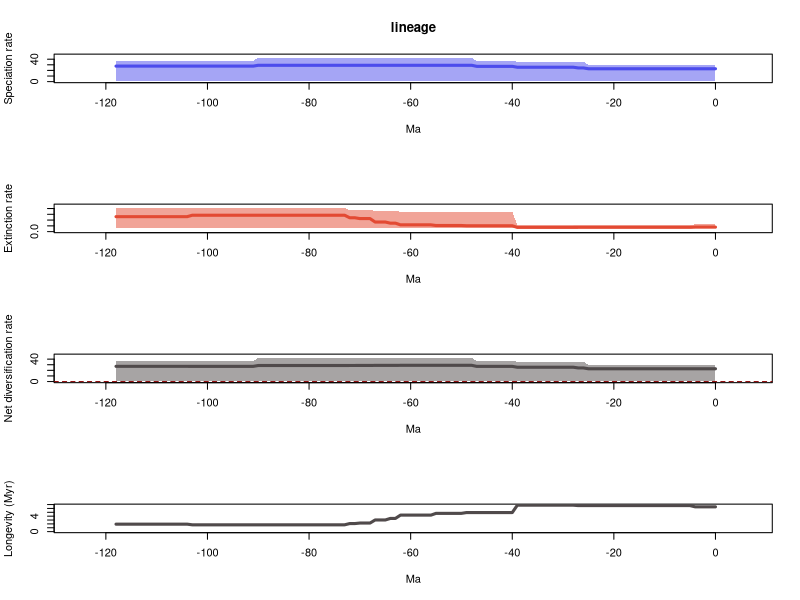

This figure's R source:
# 1 files combined:
# 	C:\Users\bmarwick\Downloads\PyRate_Cultural_Evolution-master\pyrater\vignettes\pyrate_mcmc_logs/lineage_pyrate_data_0_ID_marginal_rates.log

# 95% HPDs calculated using code from Biopy (https://www.cs.auckland.ac.nz/~yhel002/biopy/)

file_path=paste0(getwd(), '/', quote(lineage_pyrate_data_0_ID_marginal_rates))


pdf(file=paste0(file_path, '_RTT.pdf'),width=0.6*9,height=16.8)
par(mfrow=c(4,1))
library(scales)
L_hpd_m95=c(0.226709056041, 0.226709056041,0.226709056041,0.226709056041,0.226709056041,0.226709056041,0.226709056041,0.226709056041,0.226709056041,0.226709056041,0.226709056041,0.226709056041,0.226709056041,0.226709056041,0.226709056041,0.226709056041,0.226709056041,0.226709056041,0.226709056041,0.226709056041,0.226709056041,0.226709056041,0.226709056041,0.226709056041,0.226709056041,0.226709056041,0.226709056041,0.226709056041,0.226709056041,0.226709056041,0.226709056041,0.226709056041,0.226709056041,0.226709056041,0.226709056041,0.226709056041,0.226709056041,0.226709056041,0.226709056041,0.226709056041,0.226709056041,0.226709056041,0.226709056041,0.226709056041,0.226709056041,0.226709056041,0.226709056041,0.226709056041,0.226709056041,0.226709056041,0.226709056041,0.226709056041,0.226709056041,0.226709056041,0.226709056041,0.226709056041,0.226709056041,0.226709056041,0.226709056041,0.226709056041,0.226709056041,0.226709056041,0.226709056041,0.226709056041,0.226709056041,0.226709056041,0.226709056041,0.226709056041,0.226709056041,0.226709056041,0.226709056041,0.226709056041,0.226709056041,0.226709056041,0.226709056041,0.226709056041,0.226709056041,0.226709056041,0.226709056041,0.226709056041,0.226709056041,0.226709056041,0.226709056041,0.226709056041,0.226709056041,0.226709056041,0.226709056041,0.226709056041,0.226709056041,0.226709056041,0.226709056041,0.226709056041,0.226709056041,0.226709056041,0.226709056041,0.226709056041,0.226709056041,0.226709056041,0.226709056041,0.226709056041,0.226709056041,0.226709056041,0.226709056041,0.226709056041,0.226709056041,0.226709056041,0.226709056041,0.226709056041,0.226709056041,0.226709056041,0.226709056041,0.226709056041,0.226709056041,0.226709056041,0.226709056041,0.226709056041,0.226709056041,0.226709056041,0.226709056041)
L_hpd_M95=c(29.7174158458, 29.7174158458,29.7174158458,29.7174158458,29.7174158458,29.7174158458,29.7174158458,29.7174158458,29.7174158458,29.7174158458,29.7174158458,29.7174158458,29.7174158458,29.7174158458,29.7174158458,29.7174158458,29.7174158458,29.7174158458,29.7174158458,29.7174158458,29.7174158458,29.7174158458,29.7174158458,29.7174158458,29.7174158458,29.7174158458,35.5240053481,35.5240053481,35.5240053481,35.5240053481,35.5240053481,35.5240053481,35.5240053481,35.5240053481,35.5240053481,35.5240053481,35.5240053481,35.5240053481,35.5240053481,35.5240053481,36.6773311138,36.6773311138,36.6773311138,36.6773311138,36.6773311138,36.6773311138,36.6773311138,36.6773311138,42.8993218218,42.8993218218,42.8993218218,42.8993218218,42.8993218218,42.8993218218,42.8993218218,42.8993218218,42.8993218218,42.8993218218,42.8993218218,42.8993218218,42.8993218218,42.8993218218,42.8993218218,42.8993218218,42.8993218218,42.8993218218,42.8993218218,42.8993218218,42.8993218218,42.8993218218,42.8993218218,42.8993218218,42.8993218218,42.8993218218,42.8993218218,42.8993218218,42.8993218218,42.8993218218,42.8993218218,42.8993218218,42.8993218218,42.8993218218,42.8993218218,42.8993218218,42.8993218218,42.8993218218,42.8993218218,42.8993218218,42.8993218218,42.8993218218,42.8993218218,36.6773311138,36.6773311138,36.6773311138,36.6773311138,36.6773311138,36.6773311138,36.6773311138,36.6773311138,36.6773311138,36.6773311138,36.6773311138,36.6773311138,36.6773311138,36.6773311138,36.6773311138,36.6773311138,36.6773311138,36.6773311138,36.6773311138,36.6773311138,36.6773311138,36.6773311138,36.6773311138,36.6773311138,36.6773311138,36.6773311138,36.6773311138,36.6773311138)
M_hpd_m95=c(0.109604259604, 0.109604259604,0.109604259604,0.109604259604,0.109604259604,0.109604259604,0.109604259604,0.109604259604,0.109604259604,0.109604259604,0.109604259604,0.109604259604,0.109604259604,0.109604259604,0.109604259604,0.109604259604,0.109604259604,0.109604259604,0.109604259604,0.109604259604,0.109604259604,0.109604259604,0.109604259604,0.109604259604,0.109604259604,0.109604259604,0.109604259604,0.109604259604,0.109604259604,0.109604259604,0.109604259604,0.109604259604,0.109604259604,0.109604259604,0.109604259604,0.109604259604,0.109604259604,0.109604259604,0.109604259604,0.109604259604,0.109604259604,0.109604259604,0.109604259604,0.109604259604,0.109604259604,0.109604259604,0.109604259604,0.109604259604,0.109604259604,0.109604259604,0.109731389621,0.109731389621,0.109731389621,0.109731389621,0.109731389621,0.109731389621,0.109731389621,0.109731389621,0.109731389621,0.109731389621,0.109731389621,0.109731389621,0.109731389621,0.109731389621,0.109731389621,0.109731389621,0.109731389621,0.109731389621,0.122530156582,0.122530156582,0.122530156582,0.122530156582,0.122530156582,0.122530156582,0.122530156582,0.122530156582,0.122530156582,0.122530156582,0.122530156582,0.122530156582,0.122530156582,0.122530156582,0.122530156582,0.122530156582,0.122530156582,0.122530156582,0.122530156582,0.122530156582,0.122530156582,0.122530156582,0.122530156582,0.122530156582,0.122530156582,0.122530156582,0.122530156582,0.122530156582,0.122530156582,0.122530156582,0.122530156582,0.122530156582,0.122530156582,0.122530156582,0.122530156582,0.122530156582,0.122530156582,0.122530156582,0.122530156582,0.122530156582,0.122530156582,0.122530156582,0.122530156582,0.122530156582,0.122530156582,0.122530156582,0.122530156582,0.122530156582,0.122530156582,0.122530156582,0.122530156582)
M_hpd_M95=c(0.253021844809, 0.253021844809,0.253021844809,0.253021844809,0.253021844809,0.219988899918,0.219988899918,0.219988899918,0.219988899918,0.219988899918,0.219988899918,0.219988899918,0.219988899918,0.219988899918,0.219988899918,0.219988899918,0.219988899918,0.219988899918,0.219988899918,0.219988899918,0.219988899918,0.219988899918,0.219988899918,0.219988899918,0.219988899918,0.219988899918,0.219988899918,0.219988899918,0.219988899918,0.219988899918,0.219988899918,0.219988899918,0.219988899918,0.219988899918,0.219988899918,0.219988899918,0.219988899918,0.219988899918,0.219988899918,0.219988899918,0.689087288665,0.689087288665,0.689087288665,0.689087288665,0.689087288665,0.689087288665,0.689087288665,0.689087288665,0.689087288665,0.689087288665,0.689087288665,0.689087288665,0.689087288665,0.689087288665,0.689087288665,0.689087288665,0.689087288665,0.689087288665,0.689087288665,0.689087288665,0.689087288665,0.689087288665,0.689087288665,0.722961655113,0.722961655113,0.722961655113,0.722961655113,0.722961655113,0.742584253561,0.742584253561,0.742584253561,0.742584253561,0.742584253561,0.832360858093,0.832360858093,0.832360858093,0.832360858093,0.832360858093,0.832360858093,0.832360858093,0.832360858093,0.832360858093,0.832360858093,0.832360858093,0.832360858093,0.832360858093,0.832360858093,0.832360858093,0.832360858093,0.832360858093,0.832360858093,0.832360858093,0.832360858093,0.832360858093,0.832360858093,0.832360858093,0.832360858093,0.832360858093,0.832360858093,0.832360858093,0.832360858093,0.832360858093,0.832360858093,0.832360858093,0.832360858093,0.832360858093,0.832360858093,0.832360858093,0.832360858093,0.832360858093,0.832360858093,0.832360858093,0.832360858093,0.832360858093,0.832360858093,0.832360858093,0.832360858093,0.832360858093,0.832360858093)
R_hpd_m95=c(0.104178899459, 0.104178899459,0.104178899459,0.104178899459,0.104178899459,0.104178899459,0.104178899459,0.104178899459,0.104178899459,0.104178899459,0.104178899459,0.104178899459,0.104178899459,0.104178899459,0.104178899459,0.104178899459,0.104178899459,0.104178899459,0.104178899459,0.104178899459,0.104178899459,0.104178899459,0.104178899459,0.104178899459,0.104178899459,0.104178899459,0.104178899459,0.104178899459,0.104178899459,0.104178899459,0.104178899459,0.104178899459,0.104178899459,0.104178899459,0.104178899459,0.104178899459,0.104178899459,0.104178899459,0.104178899459,0.104178899459,0.104178899459,0.104178899459,0.104178899459,0.104178899459,0.104178899459,0.104178899459,0.104178899459,0.104178899459,0.104178899459,0.104178899459,0.104178899459,0.104178899459,0.104178899459,0.104178899459,0.104178899459,0.104178899459,0.104178899459,0.104178899459,0.104178899459,0.104178899459,0.104178899459,0.104178899459,0.104178899459,0.104178899459,0.104178899459,0.104178899459,0.104178899459,0.104178899459,0.104178899459,0.104178899459,0.104178899459,0.104178899459,0.104178899459,0.104178899459,0.104178899459,0.104178899459,0.104178899459,0.104178899459,0.104178899459,0.104178899459,0.104178899459,0.104178899459,0.104178899459,0.104178899459,0.104178899459,0.104178899459,0.104178899459,0.104178899459,0.104178899459,0.104178899459,0.104178899459,0.104178899459,0.104178899459,0.104178899459,0.104178899459,0.104178899459,0.104178899459,0.104178899459,0.104178899459,0.104178899459,0.104178899459,0.104178899459,0.104178899459,0.104178899459,0.104178899459,0.104178899459,0.104178899459,0.104178899459,0.104178899459,0.104178899459,0.104178899459,0.104178899459,0.104178899459,0.104178899459,0.104178899459,0.104178899459,0.104178899459,0.104178899459,0.104178899459)
R_hpd_M95=c(29.4974269459, 29.4974269459,29.4974269459,29.4974269459,29.4974269459,29.4974269459,29.4974269459,29.4974269459,29.4974269459,29.4974269459,29.4974269459,29.4974269459,29.4974269459,29.4974269459,29.4974269459,29.4974269459,29.4974269459,29.4974269459,29.4974269459,29.4974269459,29.4974269459,29.4974269459,29.4974269459,29.4974269459,29.4974269459,29.4974269459,35.3633916367,35.3633916367,35.3633916367,35.3633916367,35.3633916367,35.3633916367,35.3633916367,35.3633916367,35.3633916367,35.3633916367,35.3633916367,35.3633916367,35.3633916367,35.3633916367,36.5677268542,36.5677268542,36.5677268542,36.5677268542,36.5677268542,36.5677268542,36.5677268542,36.5677268542,42.7504972218,42.7504972218,42.7504972218,42.7504972218,42.7504972218,42.7504972218,42.7504972218,42.7504972218,42.7504972218,42.7504972218,42.7504972218,42.7504972218,42.7504972218,42.7504972218,42.7504972218,42.7504972218,42.7504972218,42.7504972218,42.7504972218,42.7504972218,42.7504972218,42.7504972218,42.7504972218,42.7504972218,42.7504972218,42.0669609637,42.0669609637,42.0669609637,42.0669609637,42.0669609637,42.0669609637,42.0669609637,42.0669609637,42.0669609637,42.0669609637,42.0669609637,42.0669609637,42.0669609637,42.0669609637,42.0669609637,42.0669609637,42.0669609637,42.0669609637,36.192597494,36.192597494,36.192597494,36.192597494,36.192597494,36.192597494,36.192597494,36.192597494,36.192597494,36.192597494,36.192597494,36.192597494,36.192597494,36.192597494,36.192597494,36.192597494,36.192597494,36.192597494,36.192597494,36.192597494,36.192597494,36.192597494,36.192597494,36.192597494,36.192597494,36.192597494,36.192597494,36.192597494)
L_mean=c(22.9613201502, 22.9613201502,22.9613201502,22.9613201502,22.9613201502,22.9613201502,22.9613201502,22.9613201502,22.9613201502,22.9613201502,22.9613201502,22.9613201502,22.9613201502,22.9613201502,22.9613201502,22.9613201502,22.9613201502,22.9613201502,22.9613201502,22.9613201502,22.9613201502,22.9613201502,22.9613201502,22.9613201502,22.9613201502,22.9613201502,24.4326438487,24.4326438487,25.6899150556,25.6899150556,25.6899150556,25.6899150556,25.6899150556,25.6899150556,25.6899150556,25.6899150556,25.6899150556,25.6899150556,25.6899150556,25.6899150556,27.262077211,27.262077211,27.262077211,27.262077211,27.262077211,27.262077211,27.262077211,27.262077211,29.1707102591,29.1707102591,29.1707102591,29.1707102591,29.1707102591,29.1707102591,29.1707102591,29.1707102591,29.1707102591,29.1707102591,29.1707102591,29.1707102591,29.1707102591,29.1707102591,29.1707102591,29.1707102591,29.1707102591,29.1707102591,29.1707102591,29.1707102591,29.1707102591,29.1707102591,29.1707102591,29.1707102591,29.1707102591,29.1707102591,29.1707102591,29.1707102591,29.1707102591,29.1707102591,29.1707102591,29.1707102591,29.1707102591,29.1707102591,29.1707102591,29.1707102591,29.1707102591,29.1707102591,29.1707102591,29.1707102591,29.1707102591,29.1707102591,29.1707102591,27.6608606396,27.6608606396,27.6608606396,27.6608606396,27.6608606396,27.6608606396,27.6608606396,27.6608606396,27.6608606396,27.6608606396,27.6608606396,27.6608606396,27.6608606396,27.6608606396,27.6608606396,27.6608606396,27.6608606396,27.6608606396,27.6608606396,27.6608606396,27.6608606396,27.6608606396,27.6608606396,27.6608606396,27.6608606396,27.6608606396,27.6608606396,27.6608606396)
M_mean=c(0.155941500945, 0.155941500945,0.155941500945,0.155941500945,0.155941500945,0.148558927827,0.148558927827,0.148558927827,0.148558927827,0.148558927827,0.148558927827,0.148558927827,0.148558927827,0.148558927827,0.148558927827,0.148558927827,0.148558927827,0.148558927827,0.148558927827,0.148558927827,0.148558927827,0.148558927827,0.148558927827,0.148558927827,0.148558927827,0.148558927827,0.148558927827,0.148558927827,0.146197212544,0.146197212544,0.146197212544,0.146197212544,0.146197212544,0.146197212544,0.146197212544,0.146197212544,0.146197212544,0.146197212544,0.146197212544,0.146197212544,0.202717647065,0.202717647065,0.202717647065,0.202717647065,0.202717647065,0.202717647065,0.202717647065,0.202717647065,0.202717647065,0.202717647065,0.211457719496,0.211457719496,0.211457719496,0.211457719496,0.211457719496,0.211457719496,0.234187862946,0.234187862946,0.234187862946,0.234187862946,0.234187862946,0.234187862946,0.234187862946,0.292762868163,0.292762868163,0.332357045028,0.332357045028,0.332357045028,0.451333969849,0.451333969849,0.451333969849,0.480106833433,0.480106833433,0.567480519948,0.567480519948,0.567480519948,0.567480519948,0.567480519948,0.567480519948,0.567480519948,0.567480519948,0.567480519948,0.567480519948,0.567480519948,0.567480519948,0.567480519948,0.567480519948,0.567480519948,0.567480519948,0.567480519948,0.567480519948,0.567480519948,0.567480519948,0.567480519948,0.567480519948,0.567480519948,0.567480519948,0.567480519948,0.567480519948,0.567480519948,0.567480519948,0.567480519948,0.567480519948,0.567480519948,0.517933561519,0.517933561519,0.517933561519,0.517933561519,0.517933561519,0.517933561519,0.517933561519,0.517933561519,0.517933561519,0.517933561519,0.517933561519,0.517933561519,0.517933561519,0.517933561519,0.517933561519)
R_mean=c(22.8053786493, 22.8053786493,22.8053786493,22.8053786493,22.8053786493,22.8127612224,22.8127612224,22.8127612224,22.8127612224,22.8127612224,22.8127612224,22.8127612224,22.8127612224,22.8127612224,22.8127612224,22.8127612224,22.8127612224,22.8127612224,22.8127612224,22.8127612224,22.8127612224,22.8127612224,22.8127612224,22.8127612224,22.8127612224,22.8127612224,24.2840849208,24.2840849208,25.5437178431,25.5437178431,25.5437178431,25.5437178431,25.5437178431,25.5437178431,25.5437178431,25.5437178431,25.5437178431,25.5437178431,25.5437178431,25.5437178431,27.0593595639,27.0593595639,27.0593595639,27.0593595639,27.0593595639,27.0593595639,27.0593595639,27.0593595639,28.967992612,28.967992612,28.9592525396,28.9592525396,28.9592525396,28.9592525396,28.9592525396,28.9592525396,28.9365223961,28.9365223961,28.9365223961,28.9365223961,28.9365223961,28.9365223961,28.9365223961,28.8779473909,28.8779473909,28.838353214,28.838353214,28.838353214,28.7193762892,28.7193762892,28.7193762892,28.6906034256,28.6906034256,28.6032297391,28.6032297391,28.6032297391,28.6032297391,28.6032297391,28.6032297391,28.6032297391,28.6032297391,28.6032297391,28.6032297391,28.6032297391,28.6032297391,28.6032297391,28.6032297391,28.6032297391,28.6032297391,28.6032297391,28.6032297391,27.0933801197,27.0933801197,27.0933801197,27.0933801197,27.0933801197,27.0933801197,27.0933801197,27.0933801197,27.0933801197,27.0933801197,27.0933801197,27.0933801197,27.0933801197,27.1429270781,27.1429270781,27.1429270781,27.1429270781,27.1429270781,27.1429270781,27.1429270781,27.1429270781,27.1429270781,27.1429270781,27.1429270781,27.1429270781,27.1429270781,27.1429270781,27.1429270781)
trans=0.5
age=(0:(119-1))* -1
plot(age,age,type = 'n', ylim = c(0, 47.1892540039), xlim = c(-124.95,5.95), ylab = 'Speciation rate', xlab = 'Ma',main='lineage' )
polygon(c(age, rev(age)), c(L_hpd_M95, rev(L_hpd_m95)), col = alpha("#4c4cec",trans), border = NA)
lines(rev(age), rev(L_mean), col = "#4c4cec", lwd=3)
plot(age,age,type = 'n', ylim = c(0, 0.915596943903), xlim = c(-124.95,5.95), ylab = 'Extinction rate', xlab = 'Ma' )
polygon(c(age, rev(age)), c(M_hpd_M95, rev(M_hpd_m95)), col = alpha("#e34a33",trans), border = NA)
lines(rev(age), rev(M_mean), col = "#e34a33", lwd=3)
plot(age,age,type = 'n', ylim = c(-0.114596789405, 47.0255469439), xlim = c(-124.95,5.95), ylab = 'Net diversification rate', xlab = 'Ma' )
abline(h=0,lty=2,col="darkred")
polygon(c(age, rev(age)), c(R_hpd_M95, rev(R_hpd_m95)), col = alpha("#504A4B",trans), border = NA)
lines(rev(age), rev(R_mean), col = "#504A4B", lwd=3)
plot(age,age,type = 'n', ylim = c(0, max(1/M_mean, na.rm = TRUE)), xlim = c(-124.95,5.95), ylab = 'Longevity (Myr)', xlab = 'Ma' )
lines(rev(age), rev(1/M_mean), col = "#504A4B", lwd=3)
n <- dev.off()